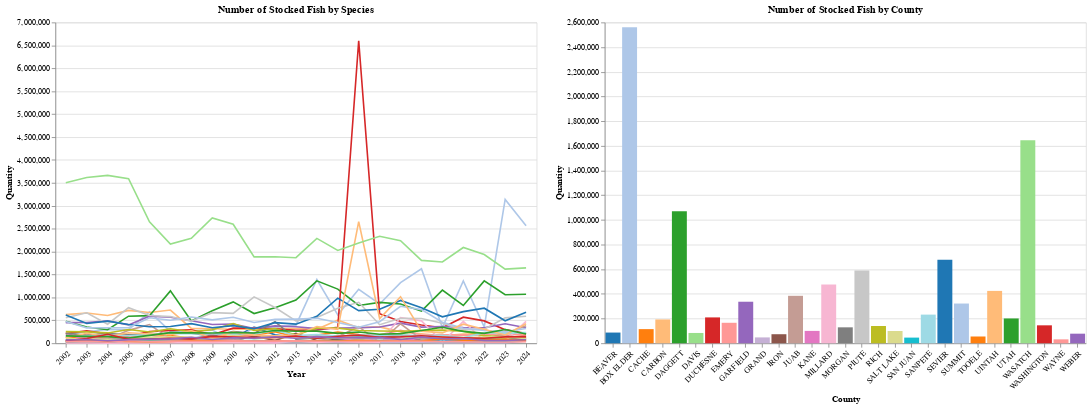

The code cell stored with this chart in its notebook:
### Markdown cell above
### Vis: Interactive Bar and Line chart for number of stocked fish by County

### Code cell
#Grouping appropriate data
count_by_county = fish_stock_data.groupby(['Year', 'County'])['Quantity'].sum().reset_index()
count_by_county["Year_only"] = count_by_county["Year"]

#Interactive Year Slider
year_slider = alt.binding_range(name="Select a year : ", min=count_by_county["Year_only"].min(), max=count_by_county["Year_only"].max(), step=1)
selected_year =  alt.selection_point(fields=["Year_only"], bind=year_slider, value=2024)

#Interactive County Legend Selection
point_selection = alt.selection_point(fields=['County'])
brush_selection = alt.selection_interval(encodings=['x'])

#Adding base plot
base_plot = alt.Chart(count_by_county)

#Color
color = alt.condition(
    brush_selection & point_selection,
    alt.Color('County:N', scale=alt.Scale(scheme='category20'), legend=None),
    alt.value('lightgray')
)

#Tooltip
tooltip = alt.Tooltip(
    ["County:N", "Year:O", "Quantity:Q"]
)

#Bar Chart Vis
bar_chart = base_plot.mark_bar().encode(
    x=alt.X('County', axis=alt.Axis(labelAngle=-45), sort=None),
    y='Quantity', 
    color=color, 
    tooltip=tooltip
).properties(
    width=600,
    height=400,
    title='Number of Stocked Fish by County'
).transform_filter(
    selected_year
).add_params(
    selected_year, 
    point_selection,
    brush_selection,
)

#Line Chart Vis
line_chart = base_plot.mark_line().encode(
    x=alt.X('Year:O', axis=alt.Axis(labelAngle=-45)),
    y='Quantity', 
    color=color, 
    tooltip=tooltip
).properties(
    width=600,
    height=400,
    title='Number of Stocked Fish by Species'
).transform_filter(
    point_selection
).add_params(
    brush_selection,
    point_selection
)

#Stacking both charts together 
temporal_chart = alt.hconcat(line_chart, bar_chart).resolve_scale()
temporal_chart

### Figure 1 — Vega-Lite specification as saved in the notebook (floating-point values rounded to 4 significant figures; data arrays with more than 128 entries replaced by an {"elided": "..."} marker saying what was removed)
{"config": {"view": {"continuousWidth": 300, "continuousHeight": 300}}, "hconcat": [{"mark": {"type": "line"}, "encoding": {"color": {"condition": {"test": {"and": [{"param": "param_6"}, {"param": "param_5"}]}, "field": "County", "legend": null, "scale": {"scheme": "category20"}, "type": "nominal"}, "value": "lightgray"}, "tooltip": [{"field": "County", "type": "nominal"}, {"field": "Year", "type": "ordinal"}, {"field": "Quantity", "type": "quantitative"}], "x": {"axis": {"labelAngle": -45}, "field": "Year", "type": "ordinal"}, "y": {"field": "Quantity", "type": "quantitative"}}, "height": 400, "name": "view_3", "title": "Number of Stocked Fish by Species", "transform": [{"filter": {"param": "param_5"}}], "width": 600}, {"mark": {"type": "bar"}, "encoding": {"color": {"condition": {"test": {"and": [{"param": "param_6"}, {"param": "param_5"}]}, "field": "County", "legend": null, "scale": {"scheme": "category20"}, "type": "nominal"}, "value": "lightgray"}, "tooltip": [{"field": "County", "type": "nominal"}, {"field": "Year", "type": "ordinal"}, {"field": "Quantity", "type": "quantitative"}], "x": {"axis": {"labelAngle": -45}, "field": "County", "sort": null, "type": "nominal"}, "y": {"field": "Quantity", "type": "quantitative"}}, "height": 400, "name": "view_4", "title": "Number of Stocked Fish by County", "transform": [{"filter": {"param": "param_4"}}], "width": 600}], "data": {"name": "data-c9ab0315a88e9a9f60aeb94ee8973566"}, "params": [{"name": "param_6", "select": {"type": "interval", "encodings": ["x"]}, "views": ["view_3", "view_4"]}, {"name": "param_5", "select": {"type": "point", "fields": ["County"]}, "views": ["view_3", "view_4"]}, {"name": "param_4", "select": {"type": "point", "fields": ["Year_only"]}, "bind": {"input": "range", "max": 2024.0, "min": 2002.0, "name": "Select a year : ", "step": 1}, "value": 2024, "views": ["view_4"]}], "resolve": {"scale": {}}, "$schema": "https://vega.github.io/schema/vega-lite/v5.8.0.json", "datasets": {"data-c9ab0315a88e9a9f60aeb94ee8973566": {"elided": "667 records"}}}
